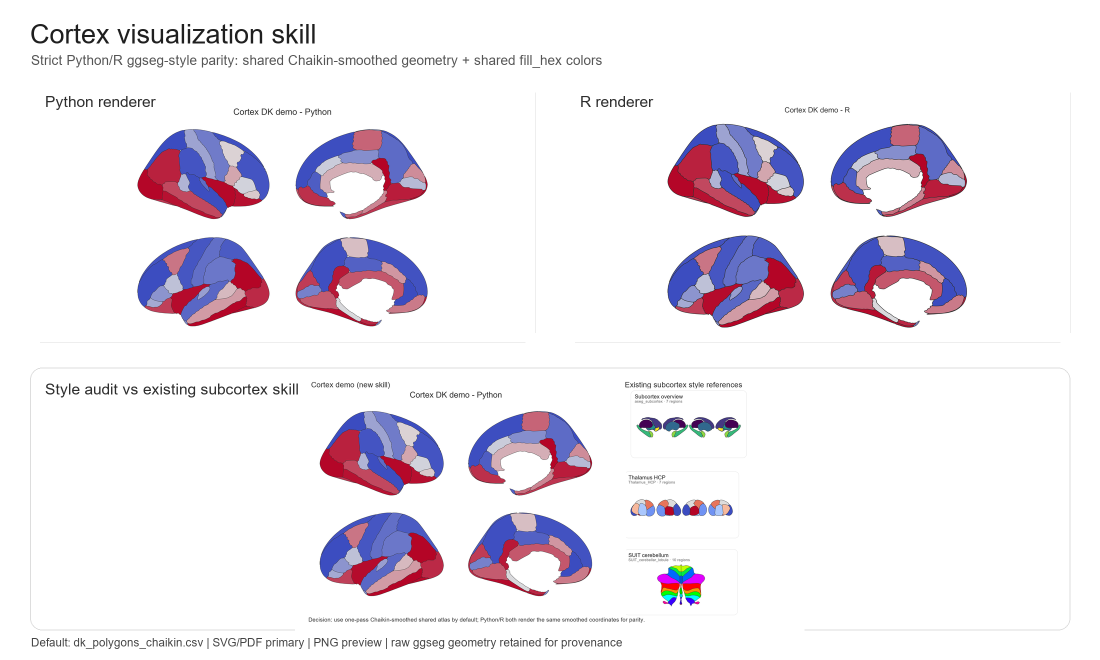
#> input picture assets/gallery/cortex_showcase.png, 2200 x 1320 px, given in place of all_atlas_showcase.png, which was not available (shown at 1/2 size)
$ python make_style_audit.py
#> lines starting #> are read from the running program, lines starting #| are printed output that depends on the picture; pictures that were not available may be replaced by others from this repository, and a replacement may not be noted
from pathlib import Path
from PIL import Image, ImageDraw, ImageFont, ImageOps

sub_path = Path(r"E:\learn_pytorch\pythonProject\subcortex-visualization-skill-project\assets\gallery\all_atlas_showcase.png")
cortex_path = Path(r"E:\learn_pytorch\pythonProject\cortex-visualization-skill-project\demo\cortex_dk_demo_python.png")
out = Path(r"E:\learn_pytorch\pythonProject\cortex-visualization-skill-project\demo\STYLE_AUDIT_cortex_vs_subcortex.png")
sub = Image.open(sub_path).convert("RGB")
#> sub is the input picture: PIL image 2200x1320 RGB; mean R, G, B 237.3, 232.2, 239.3
cortex = Image.open(cortex_path).convert("RGB")
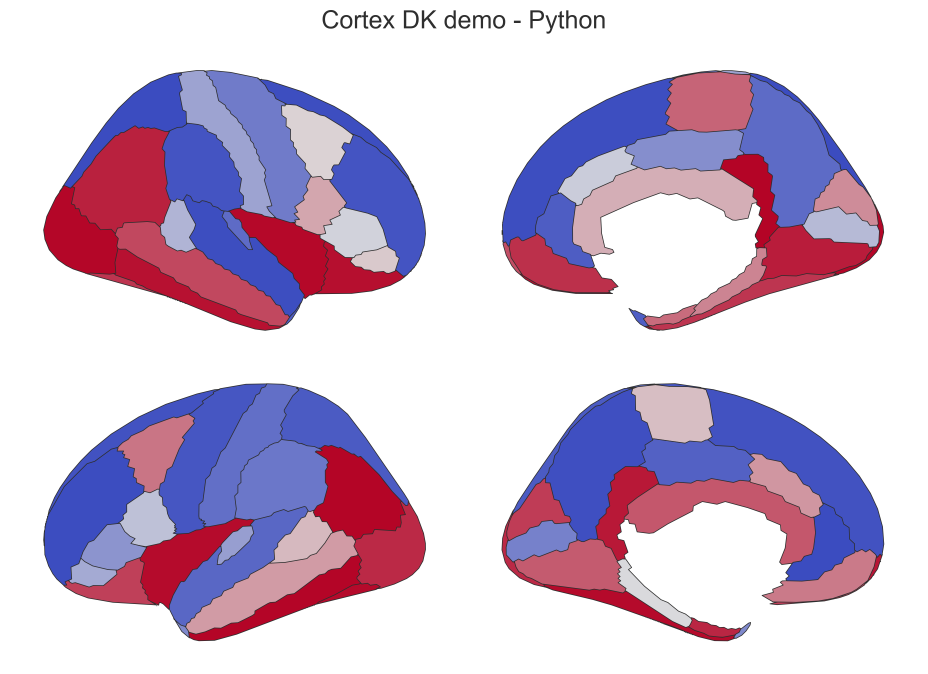
#> input picture demo/cortex_dk_demo_python.png, 2782 x 2021 px, found by its file name (shown at 1/3 size)
# crop three representative subcortex tiles from existing showcase
# source image is 2130x1791 with 3x4 cards
crops = [
    (40, 135, 700, 515),     # subcortex overview
    (1430, 950, 2090, 1335), # thalamus HCP-ish area
    (1430, 1370, 2090, 1760) # SUIT cerebellum
]
sub_tiles = [ImageOps.expand(sub.crop(box), border=8, fill="white") for box in crops]
#> sub_tiles = 3 items
# Prepare canvas
W, H = 1900, 1100
canvas = Image.new("RGB", (W, H), "white")
#> canvas: PIL image 1900x1100 RGB; every value is 255
d = ImageDraw.Draw(canvas)
try:
    title_font = ImageFont.truetype("arial.ttf", 42)
    label_font = ImageFont.truetype("arial.ttf", 28)
    small_font = ImageFont.truetype("arial.ttf", 21)
except Exception:
    title_font = label_font = small_font = ImageFont.load_default()

d.text((50, 28), "Style audit: cortex skill vs existing subcortex skill", fill="#1F1F1F", font=title_font)
d.text((50, 82), "Check: flat 2D polygons | white background | matte fills | dark parcel outlines | no mesh/lighting", fill="#555555", font=small_font)

# left cortex panel
c = cortex.copy()
c.thumbnail((1120, 880), Image.LANCZOS)
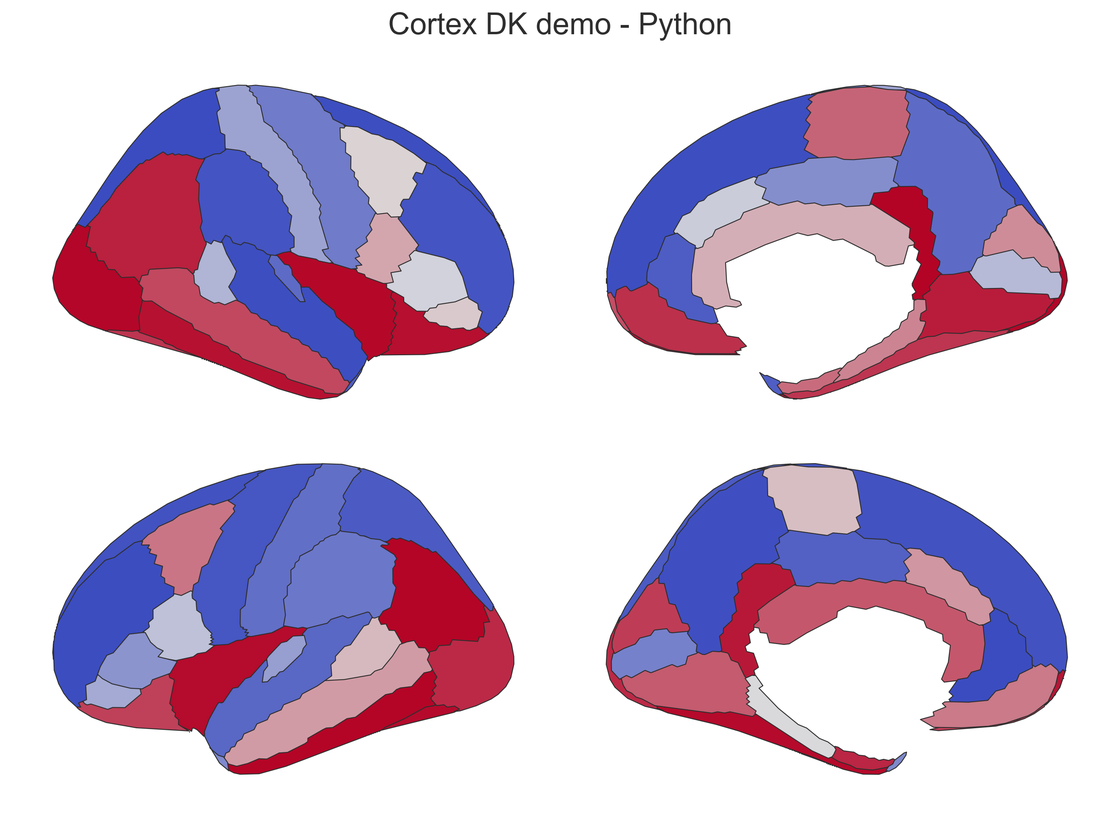
#> c: PIL image 1120x814 RGB; mean R, G, B 206.2, 189.2, 212.3
canvas.paste(c, (40, 160))
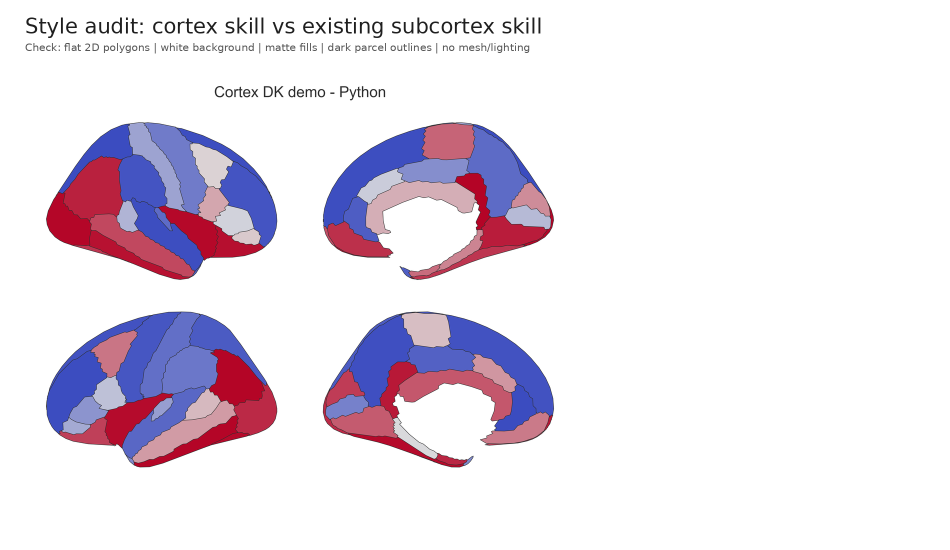
#> canvas: PIL image 1900x1100 RGB (shown at 1/2 size); mean R, G, B 232.5, 225.1, 235.2
d.text((60, 130), "Cortex demo (new skill)", fill="#2E2E2E", font=label_font)
# right subcortex panels stacked
x0, y0 = 1230, 160
d.text((x0, 130), "Existing subcortex style references", fill="#2E2E2E", font=label_font)
y = y0
for tile in sub_tiles:
    tile.thumbnail((610, 270), Image.LANCZOS)
    canvas.paste(tile, (x0, y))
    y += 295
#> this loop made 3 passes
#> y on passes 1 to 3: 455, 750, 1045
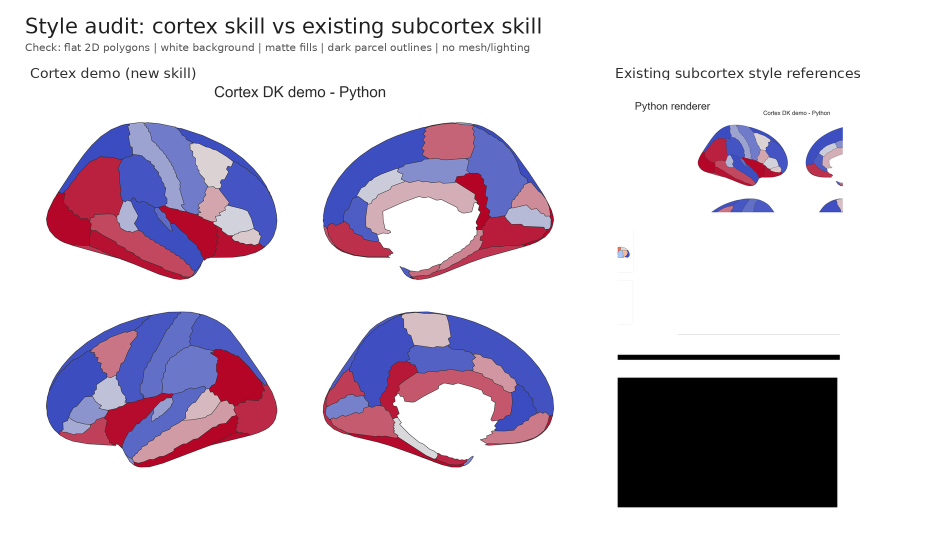
#> canvas: PIL image 1900x1100 RGB (shown at 1/2 size); mean R, G, B 216, 208.2, 219
#> after the loop, y = 1045

# checklist
check_x, check_y = 50, 1010
d.text((check_x, check_y), "Decision: use one-pass Chaikin-smoothed shared atlas by default; Python/R both render the same smoothed coordinates for parity.", fill="#333333", font=small_font)
out.parent.mkdir(parents=True, exist_ok=True)
canvas.save(out, quality=95)
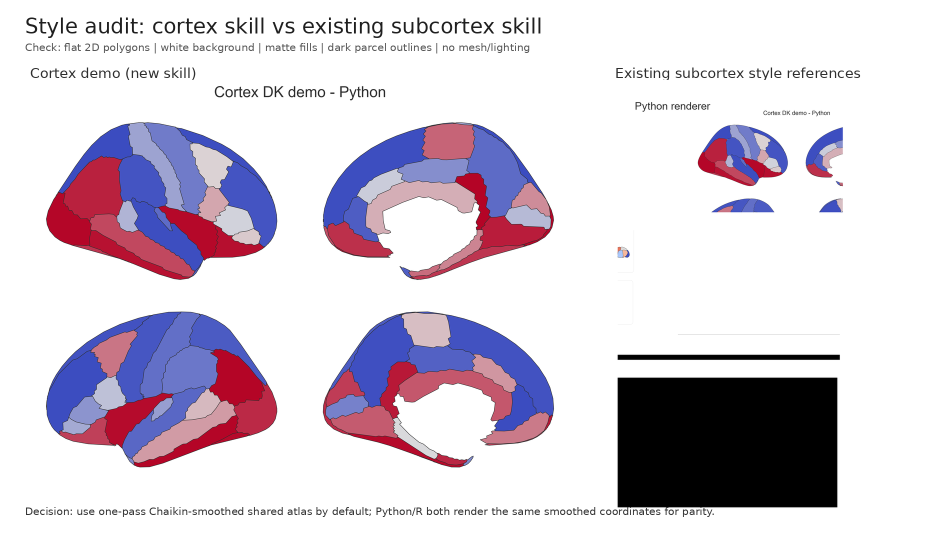
#> saved as STYLE_AUDIT_cortex_vs_subcortex.png: PIL image 1900x1100 RGB (shown at 1/2 size); mean R, G, B 215.4, 207.6, 218.4
print(out)
